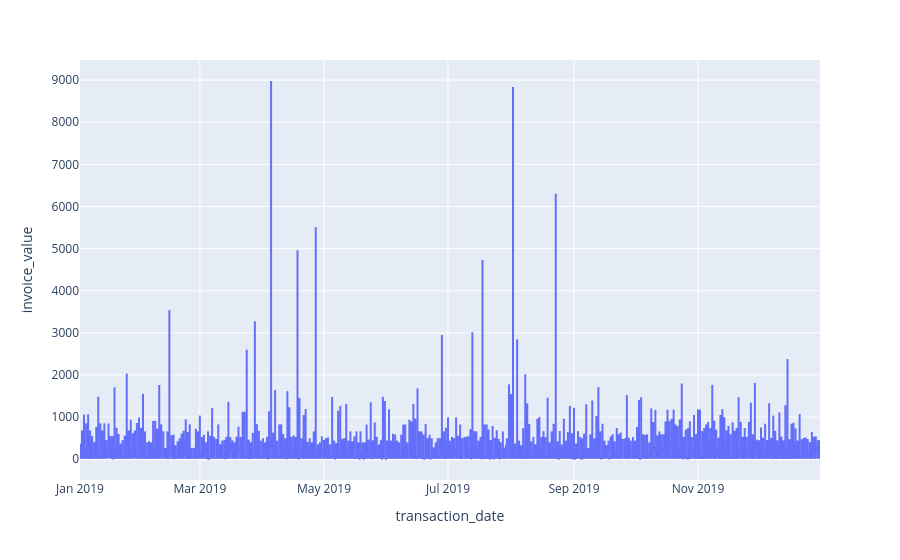

Notebook code for this chart:
### Code cell
fig = px.line(df, x="transaction_date", y="invoice_value")
fig.show()

### Figure 1 — Plotly figure (JSON) as saved in the notebook; plotly's stock layout.template omitted (floating-point values rounded to 4 significant figures; data arrays with more than 128 entries replaced by an {"elided": "..."} marker saying what was removed)
{"data": [{"hovertemplate": "transaction_date=%{x}<br>invoice_value=%{y}<extra></extra>", "legendgroup": "", "line": {"color": "#636efa", "dash": "solid"}, "marker": {"symbol": "circle"}, "mode": "lines", "name": "", "showlegend": false, "type": "scattergl", "x": {"elided": "52924 str values"}, "xaxis": "x", "y": {"elided": "52924 float values"}, "yaxis": "y"}], "layout": {"legend": {"tracegroupgap": 0}, "margin": {"t": 60}, "xaxis": {"anchor": "y", "domain": [0, 1], "title": {"text": "transaction_date"}}, "yaxis": {"anchor": "x", "domain": [0, 1], "title": {"text": "invoice_value"}}}}
